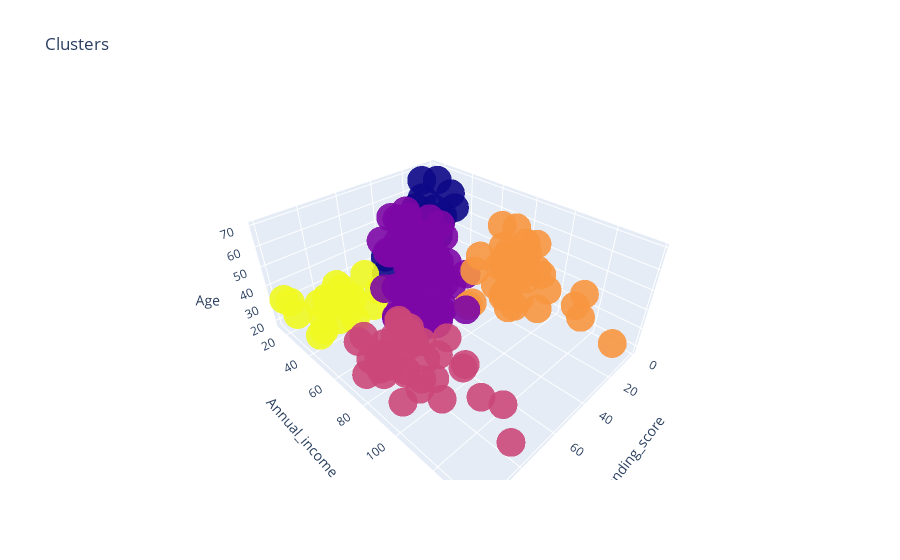

Notebook cell for this chart:
### Code cell
import plotly.graph_objs as go
import plotly as py
trace1 = go.Scatter3d(
    x= X['Spending_score'],
    y= X['Annual_income'],
    z= X['Age'],
    mode='markers',
     marker=dict(
        color = labels, 
        size= 10,
        line=dict(
            color= labels,
        ),
        opacity = 0.9
     )
)
layout = go.Layout(
    title= 'Clusters',
    scene = dict(
            xaxis = dict(title  = 'Spending_score'),
            yaxis = dict(title  = 'Annual_income'),
            zaxis = dict(title  = 'Age')
        )
)
fig = go.Figure(data=trace1, layout=layout)
py.offline.iplot(fig)

### Figure 1 — Plotly figure (JSON) as saved in the notebook; plotly's stock layout.template omitted (floating-point values rounded to 4 significant figures; data arrays with more than 128 entries replaced by an {"elided": "..."} marker saying what was removed)
{"data": [{"marker": {"color": {"elided": "200 int values"}, "line": {"color": {"elided": "200 int values"}}, "opacity": 0.9, "size": 10}, "mode": "markers", "type": "scatter3d", "x": {"elided": "200 int values"}, "y": {"elided": "200 int values"}, "z": {"elided": "200 int values"}}], "layout": {"scene": {"xaxis": {"title": {"text": "Spending_score"}}, "yaxis": {"title": {"text": "Annual_income"}}, "zaxis": {"title": {"text": "Age"}}}, "title": {"text": "Clusters"}}}
